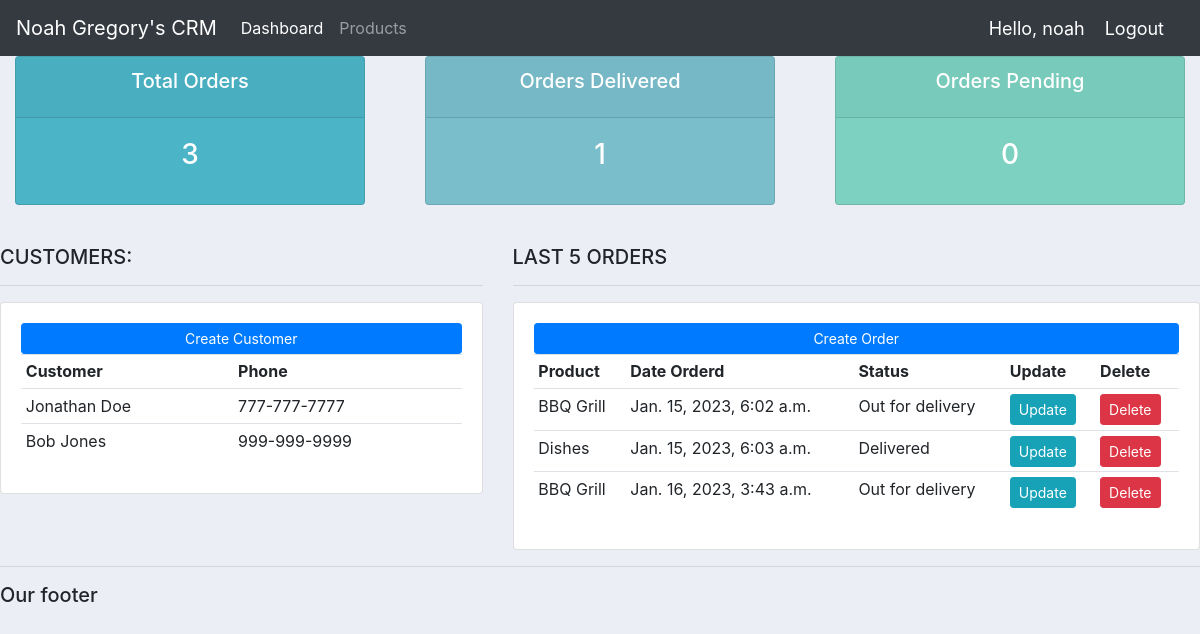
The app's page / (signed in) with its own data.
### accounts/models.py (models this page shows, shortened)
class Customer(models.Model):
    name = models.CharField(max_length=200, null=True)
    phone = models.CharField(max_length=200, null=True)
    email = models.CharField(max_length=200, null=True)
    date_created = models.DateTimeField(auto_now_add=True, null=True)

class Order(models.Model):
    STATUS = (
        ('Pending', 'Pending'),
        ('Out for delivery', 'Out for delivery'),
        ('Delivered', 'Delivered'),
        )
    customer = models.ForeignKey(Customer, null=True, on_delete=models.SET_NULL)
    product = models.ForeignKey(Product, null=True, on_delete=models.SET_NULL)
    date_created = models.DateTimeField(auto_now_add=True, null=True)
    status = models.CharField(max_length=200, null=True, choices=STATUS)

class Product(models.Model):
    objects = None
    CATEGORY = (
        ('Indoor', 'Indoor'),
        ('Outdoor', 'Outdoor'),
        )
    name = models.CharField(max_length=200, null=True)
    price = models.FloatField(null=True)
    category = models.CharField(max_length=200, null=True, choices=CATEGORY)
    description = models.CharField(max_length=200, null=True, blank=True)
    date_created = models.DateTimeField(auto_now_add=True, null=True)
    tags = models.ManyToManyField(Tag)
    def __str__(self):
        return self.name

### accounts/views.py (the view)
# urls.py: path('', views.home),
@login_required(login_url='login')
def home(request):
    orders = Order.objects.all()
    customers = Customer.objects.all()
    total_customers = customers.count()
    total_orders = orders.count()
    delivered = orders.filter(status='Delivered').count()
    pending = orders.filter(status='Pending').count()
    context = {'orders': orders, 'customers': customers,
               'total_orders': total_orders, 'delivered': delivered, 'pending': pending}
    return render(request, 'accounts/dashboard.html', context)

### accounts/templates/accounts/dashboard.html
{% extends 'accounts/main.html' %}
{% block content %}
{% include 'accounts/status.html' %}
<br>
<div class="row">
	<div class="col-md-5">
		<h5>CUSTOMERS:</h5>
		<hr>
		<div class="card card-body">
			<a class="btn btn-primary  btn-sm btn-block" href="">Create Customer</a>
			<table class="table table-sm">
				<tr>
					<th>Customer</th>
					<th>Phone</th>
				</tr>
				{% for customer in customers %}
				<tr>
					<td>{{customer.name}}</td>
					<td>{{customer.phone}}</td>
				</tr>
				{% endfor %}
			</table>
		</div>
	</div>
	<div class="col-md-7">
		<h5>LAST 5 ORDERS</h5>
		<hr>
		<div class="card card-body">
			<a class="btn btn-primary  btn-sm btn-block" href="{% url 'create_order' %}">Create Order</a>
			<table class="table table-sm">
				<tr>
					<th>Product</th>
					<th>Date Orderd</th>
					<th>Status</th>
					<th>Update</th>
					<th>Delete</th>
				</tr>
				{% for order in orders %}
				<tr>
					<td>{{order.product}}</td>
					<td>{{order.date_created}}</td>
					<td>{{order.status}}</td>
					<td><a class="btn btn-sm btn-info" href="{% url 'update_order' order.id %}">Update</a></td>
					<td><a class="btn btn-sm btn-danger" href="{% url 'delete_order' order.id %}">Delete</a></td>
				</tr>
				{% endfor %}
			</table>
		</div>
	</div>
</div>
{% endblock %}

### accounts/templates/accounts/main.html (shortened to what this page needs)
<!DOCTYPE html>
<html lang="en">
<head>
    <link rel="stylesheet" href="https://cdn.jsdelivr.net/npm/bootstrap@4.3.1/dist/css/bootstrap.min.css">
</head>
<body>
    {% include 'accounts/navbar.html' %}
    <div class="container_fluid"
    {% block content %}
    {% endblock %}
    </div>
    <hr>
    <h5>Our footer</h5>
</body>
</html>

### accounts/templates/accounts/navbar.html (shortened to what this page needs)
<nav class="navbar navbar-expand-lg navbar-dark bg-dark">
  <a class="navbar-brand" href="#">Noah Gregory's CRM</a>
  <div class="collapse navbar-collapse" id="navbarNav">
    <ul class="navbar-nav">
      <li class="nav-item active">
        <a class="nav-link" href="{% url 'home' %}">Dashboard</a>
      </li>
      <li class="nav-item">
        <a class="nav-link" href="{% url 'products' %}">Products</a>
      </li>
    </ul>
  </div>
  <span class="hello-msg">Hello, {{request.user}}</span>
  <span ><a  class="hello-msg" href="{% url 'logout' %}">Logout</a></span>
</nav>

### accounts/templates/accounts/status.html
<br>
<div class="row">
	<div class="col">
		<div class="col-md">
			<div class="card text-center text-white  mb-3" id="total-orders">
			  	<div class="card-header">
			  		<h5 class="card-title">Total Orders</h5>
			  	</div>
			  	<div class="card-body">
			    	<h3 class="card-title">{{total_orders}}</h3>
			  	</div>
			</div>
		</div>
	</div>
	<div class="col">
		<div class="col-md">
			<div class="card text-center text-white  mb-3" id="orders-delivered">
			  	<div class="card-header">
			  		<h5 class="card-title">Orders Delivered</h5>
			  	</div>
			  	<div class="card-body">
			    	<h3 class="card-title">{{delivered}}</h3>
			  	</div>
			</div>
		</div>
	</div>
	<div class="col">
		<div class="col-md">
			<div class="card text-center text-white  mb-3" id="orders-pending">
			  	<div class="card-header">
			  		<h5 class="card-title">Orders Pending</h5>
			  	</div>
			  	<div class="card-body">
			    	<h3 class="card-title">{{pending}}</h3>
			  	</div>
			</div>
		</div>
	</div>
</div>

### accounts/templates/accounts/main.html (style rules this page uses)
body { background-color: #ebeff5; }
#total-orders { background-color: #4cb4c7; }
#orders-delivered { background-color: #7abecc; }
#orders-pending { background-color: #7CD1C0; }

### accounts/templates/accounts/navbar.html (style rules this page uses)
.hello-msg { font-size: 18px; color: #fff; margin-right: 20px; }

### records on screen
Customer: name "Jonathan Doe", phone "777-777-7777"
Customer: name "Bob Jones", phone "999-999-9999"
Order: product "BBQ Grill", date_created "Jan. 15, 2023, 6:02 a.m.", status "Out for delivery"
Order: product "Dishes", date_created "Jan. 15, 2023, 6:03 a.m.", status "Delivered"
Order: product "BBQ Grill", date_created "Jan. 16, 2023, 3:43 a.m.", status "Out for delivery"

### other values on screen
{{ request.user }} "noah"
{{ total_orders }} "3"
{{ delivered }} "1"
{{ pending }} "0"
